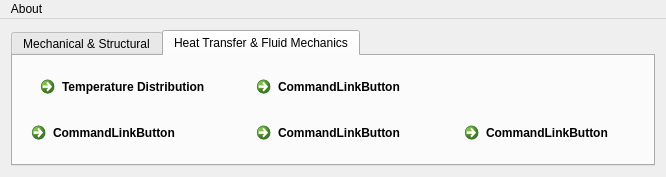
<?xml version="1.0" encoding="UTF-8"?>
<ui version="4.0">
 <class>home</class>
 <widget class="QMainWindow" name="home">
  <property name="geometry">
   <rect>
    <x>0</x>
    <y>0</y>
    <width>666</width>
    <height>177</height>
   </rect>
  </property>
  <property name="sizePolicy">
   <sizepolicy hsizetype="Fixed" vsizetype="Fixed">
    <horstretch>0</horstretch>
    <verstretch>0</verstretch>
   </sizepolicy>
  </property>
  <property name="windowTitle">
   <string>Engineering Tools</string>
  </property>
  <widget class="QWidget" name="centralWidget">
   <property name="sizePolicy">
    <sizepolicy hsizetype="Fixed" vsizetype="Fixed">
     <horstretch>0</horstretch>
     <verstretch>0</verstretch>
    </sizepolicy>
   </property>
   <property name="maximumSize">
    <size>
     <width>16777215</width>
     <height>16777215</height>
    </size>
   </property>
   <layout class="QGridLayout" name="gridLayout">
    <item row="0" column="0">
     <layout class="QVBoxLayout" name="verticalLayout_2">
      <item>
       <widget class="QTabWidget" name="tabWidget">
        <property name="tabShape">
         <enum>QTabWidget::Rounded</enum>
        </property>
        <property name="currentIndex">
         <number>1</number>
        </property>
        <property name="elideMode">
         <enum>Qt::ElideNone</enum>
        </property>
        <widget class="QWidget" name="tab">
         <attribute name="title">
          <string>Mechanical &amp;&amp; Structural</string>
         </attribute>
         <layout class="QGridLayout" name="gridLayout_4">
          <item row="0" column="0">
           <layout class="QGridLayout" name="gridLayout_3">
            <item row="0" column="0" alignment="Qt::AlignVCenter">
             <widget class="QCommandLinkButton" name="commandLinkButton_3">
              <property name="text">
               <string>Torsion</string>
              </property>
             </widget>
            </item>
            <item row="0" column="1" alignment="Qt::AlignVCenter">
             <widget class="QCommandLinkButton" name="commandLinkButton_4">
              <property name="text">
               <string>Thin Walled Vessels</string>
              </property>
             </widget>
            </item>
            <item row="1" column="0" alignment="Qt::AlignVCenter">
             <widget class="QCommandLinkButton" name="commandLinkButton_6">
              <property name="text">
               <string>Beams</string>
              </property>
             </widget>
            </item>
            <item row="1" column="1" alignment="Qt::AlignVCenter">
             <widget class="QCommandLinkButton" name="commandLinkButton_7">
              <property name="text">
               <string>Trusses</string>
              </property>
             </widget>
            </item>
            <item row="1" column="2" alignment="Qt::AlignVCenter">
             <widget class="QCommandLinkButton" name="commandLinkButton_8">
              <property name="text">
               <string>Mohr's Circle</string>
              </property>
             </widget>
            </item>
           </layout>
          </item>
         </layout>
        </widget>
        <widget class="QWidget" name="tab_2">
         <attribute name="title">
          <string>Heat Transfer &amp;&amp; Fluid Mechanics</string>
         </attribute>
         <layout class="QGridLayout" name="gridLayout_5">
          <item row="0" column="0">
           <layout class="QGridLayout" name="gridLayout_2">
            <item row="0" column="1" alignment="Qt::AlignHCenter|Qt::AlignVCenter">
             <widget class="QCommandLinkButton" name="commandLinkButton_5">
              <property name="text">
               <string>CommandLinkButton</string>
              </property>
             </widget>
            </item>
            <item row="1" column="2" alignment="Qt::AlignHCenter|Qt::AlignVCenter">
             <widget class="QCommandLinkButton" name="commandLinkButton_11">
              <property name="text">
               <string>CommandLinkButton</string>
              </property>
             </widget>
            </item>
            <item row="1" column="1" alignment="Qt::AlignHCenter|Qt::AlignVCenter">
             <widget class="QCommandLinkButton" name="commandLinkButton_10">
              <property name="text">
               <string>CommandLinkButton</string>
              </property>
             </widget>
            </item>
            <item row="1" column="0" alignment="Qt::AlignHCenter|Qt::AlignVCenter">
             <widget class="QCommandLinkButton" name="commandLinkButton_2">
              <property name="text">
               <string>CommandLinkButton              </string>
              </property>
             </widget>
            </item>
            <item row="0" column="0" alignment="Qt::AlignHCenter|Qt::AlignVCenter">
             <widget class="QCommandLinkButton" name="commandLinkButton">
              <property name="text">
               <string>Temperature Distribution</string>
              </property>
              <property name="iconSize">
               <size>
                <width>40</width>
                <height>50</height>
               </size>
              </property>
             </widget>
            </item>
           </layout>
          </item>
         </layout>
        </widget>
       </widget>
      </item>
     </layout>
    </item>
   </layout>
  </widget>
  <widget class="QMenuBar" name="menuBar">
   <property name="geometry">
    <rect>
     <x>0</x>
     <y>0</y>
     <width>666</width>
     <height>25</height>
    </rect>
   </property>
   <widget class="QMenu" name="menuDosya">
    <property name="title">
     <string>About</string>
    </property>
    <addaction name="actionYard_m"/>
    <addaction name="actionAbout"/>
   </widget>
   <addaction name="menuDosya"/>
  </widget>
  <action name="actionYard_m">
   <property name="text">
    <string>Help</string>
   </property>
  </action>
  <action name="actionAbout">
   <property name="text">
    <string>About</string>
   </property>
  </action>
 </widget>
 <layoutdefault spacing="6" margin="11"/>
 <tabstops>
  <tabstop>tabWidget</tabstop>
  <tabstop>commandLinkButton_6</tabstop>
  <tabstop>commandLinkButton_7</tabstop>
  <tabstop>commandLinkButton_8</tabstop>
  <tabstop>commandLinkButton_3</tabstop>
  <tabstop>commandLinkButton_4</tabstop>
 </tabstops>
 <resources/>
 <connections/>
</ui>
